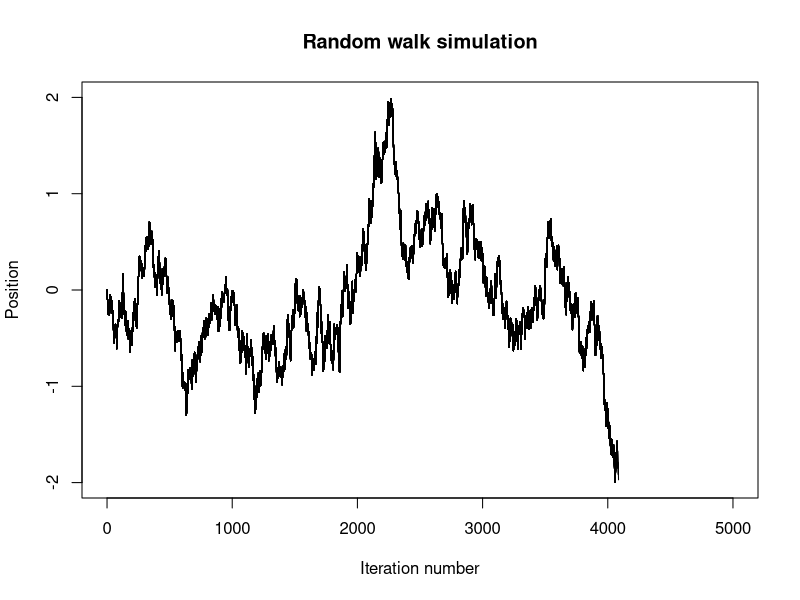

The R source for this figure:
## ---- chunk 1
knitr::opts_chunk$set(echo = TRUE)
## ---- chunk 2
# keeping track of position on walk
position <- numeric() # create empty vector of type 'numeric'
position[1] <- 0 # set initial value to 0
latest.position <- 0 # set starting point of 'walk' to 0

# keeping track of iteration nr
iteration <- 0 # keep track of iteration number
i <- 0

# open plot window
x11()
plot(0, 0, 
     type = "n", 
     xlim = c(0, 5000), 
     ylim = c(-2, 2),
     xlab = "Iteration number", 
     ylab = "Position", 
     main = "Random walk simulation")


# While loop thst simulates a random walk, plotting while walking
while(latest.position < 2 & latest.position > -2){
  position <- c(position, latest.position)
  latest.position <- latest.position + rnorm(1, mean = 0, sd = 0.05) # update latest position by adding a random value from normal distribtuion
  i <- i + 1 
  iteration <- c(iteration, i) # vector of position for each iteration
  lines(iteration, position, 
        type = 'l') # plot a line between previous and latest position
}
